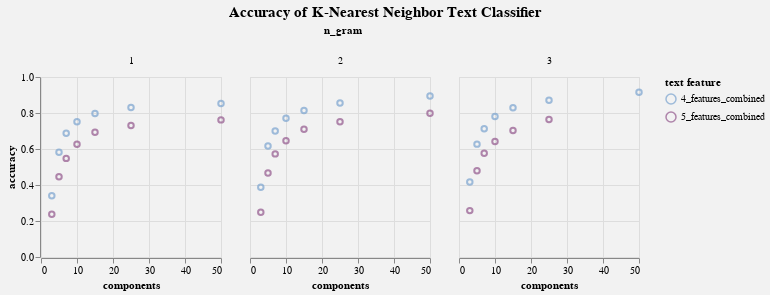

Notebook cell for this chart:
### Code cell
range_ = ["#79A3CE", "#92568B"]

chart_1 = alt.Chart(df).mark_point().encode(
    x='components:Q',
    y='accuracy:Q',
    color=alt.Color('text feature:N',scale=alt.Scale(range=range_))
).properties(
    width=180,
    height=180
).facet(
    column='n_gram:N', title = "Accuracy of K-Nearest Neighbor Text Classifier"
).configure(background='#F2F2F2').configure_title(fontSize=15, offset=5, orient='top', anchor='middle')

chart_2 = alt.Chart(df).mark_point().encode(
    x='components:Q',
    y='macro_f1:Q',
    color='features:N'
).properties(
    width=180,
    height=180, title = "Accuracy of K-Nearest Neighbor Text Classifier"
).facet(
    column='n_gram:N'
)

chart_1

### Figure 1 — Vega-Lite specification as saved in the notebook (floating-point values rounded to 4 significant figures)
{"config": {"view": {"continuousWidth": 400, "continuousHeight": 300}, "background": "#F2F2F2", "title": {"anchor": "middle", "fontSize": 15, "offset": 5, "orient": "top"}}, "data": {"name": "data-b45cd8d44968d76c81af4d5141bb7461"}, "facet": {"column": {"type": "nominal", "field": "n_gram"}}, "spec": {"mark": "point", "encoding": {"color": {"type": "nominal", "field": "text feature", "scale": {"range": ["#79A3CE", "#92568B"]}}, "x": {"type": "quantitative", "field": "components"}, "y": {"type": "quantitative", "field": "accuracy"}}, "height": 180, "width": 180}, "title": "Accuracy of K-Nearest Neighbor Text Classifier", "$schema": "https://vega.github.io/schema/vega-lite/v4.8.1.json", "datasets": {"data-b45cd8d44968d76c81af4d5141bb7461": [{"text feature": "4_features_combined", "components": 3, "n_gram": 2, "accuracy": 0.3874, "macro_f1": 0.1379, "micro_f1": 0.3874, "weighted_f1": 0.3712}, {"text feature": "4_features_combined", "components": 5, "n_gram": 2, "accuracy": 0.6169, "macro_f1": 0.2984, "micro_f1": 0.6169, "weighted_f1": 0.603}, {"text feature": "4_features_combined", "components": 7, "n_gram": 2, "accuracy": 0.6998, "macro_f1": 0.3792, "micro_f1": 0.6998, "weighted_f1": 0.689}, {"text feature": "4_features_combined", "components": 10, "n_gram": 2, "accuracy": 0.7703, "macro_f1": 0.4587, "micro_f1": 0.7703, "weighted_f1": 0.762}, {"text feature": "4_features_combined", "components": 15, "n_gram": 2, "accuracy": 0.8136, "macro_f1": 0.5169, "micro_f1": 0.8136, "weighted_f1": 0.807}, {"text feature": "4_features_combined", "components": 25, "n_gram": 2, "accuracy": 0.8562, "macro_f1": 0.5892, "micro_f1": 0.8562, "weighted_f1": 0.8514}, {"text feature": "5_features_combined", "components": 3, "n_gram": 2, "accuracy": 0.2484, "macro_f1": 0.08327, "micro_f1": 0.2484, "weighted_f1": 0.2383}, {"text feature": "5_features_combined", "components": 5, "n_gram": 2, "accuracy": 0.4661, "macro_f1": 0.1866, "micro_f1": 0.4661, "weighted_f1": 0.453}, {"text feature": "5_features_combined", "components": 7, "n_gram": 2, "accuracy": 0.5729, "macro_f1": 0.2655, "micro_f1": 0.5729, "weighted_f1": 0.5614}, {"text feature": "5_features_combined", "components": 10, "n_gram": 2, "accuracy": 0.646, "macro_f1": 0.3309, "micro_f1": 0.646, "weighted_f1": 0.6354}, {"text feature": "5_features_combined", "components": 15, "n_gram": 2, "accuracy": 0.7099, "macro_f1": 0.3996, "micro_f1": 0.7099, "weighted_f1": 0.7004}, {"text feature": "5_features_combined", "components": 25, "n_gram": 2, "accuracy": 0.7514, "macro_f1": 0.4492, "micro_f1": 0.7514, "weighted_f1": 0.7427}, {"text feature": "4_features_combined", "components": 3, "n_gram": 3, "accuracy": 0.4169, "macro_f1": 0.1502, "micro_f1": 0.4169, "weighted_f1": 0.4005}, {"text feature": "4_features_combined", "components": 5, "n_gram": 3, "accuracy": 0.6271, "macro_f1": 0.3008, "micro_f1": 0.6271, "weighted_f1": 0.6148}, {"text feature": "4_features_combined", "components": 7, "n_gram": 3, "accuracy": 0.7124, "macro_f1": 0.3862, "micro_f1": 0.7124, "weighted_f1": 0.7029}, {"text feature": "4_features_combined", "components": 10, "n_gram": 3, "accuracy": 0.78, "macro_f1": 0.459, "micro_f1": 0.78, "weighted_f1": 0.7725}, {"text feature": "4_features_combined", "components": 15, "n_gram": 3, "accuracy": 0.8286, "macro_f1": 0.5302, "micro_f1": 0.8286, "weighted_f1": 0.8232}, {"text feature": "4_features_combined", "components": 25, "n_gram": 3, "accuracy": 0.8713, "macro_f1": 0.595, "micro_f1": 0.8713, "weighted_f1": 0.8674}, {"text feature": "5_features_combined", "components": 3, "n_gram": 3, "accuracy": 0.2577, "macro_f1": 0.08253, "micro_f1": 0.2577, "weighted_f1": 0.2482}, {"text feature": "5_features_combined", "components": 5, "n_gram": 3, "accuracy": 0.4795, "macro_f1": 0.1886, "micro_f1": 0.4795, "weighted_f1": 0.4672}, {"text feature": "5_features_combined", "components": 7, "n_gram": 3, "accuracy": 0.577, "macro_f1": 0.2597, "micro_f1": 0.577, "weighted_f1": 0.5658}, {"text feature": "5_features_combined", "components": 10, "n_gram": 3, "accuracy": 0.6419, "macro_f1": 0.3226, "micro_f1": 0.6419, "weighted_f1": 0.6313}, {"text feature": "5_features_combined", "components": 15, "n_gram": 3, "accuracy": 0.7027, "macro_f1": 0.3814, "micro_f1": 0.7027, "weighted_f1": 0.6935}, {"text feature": "5_features_combined", "components": 25, "n_gram": 3, "accuracy": 0.7641, "macro_f1": 0.4516, "micro_f1": 0.7641, "weighted_f1": 0.7559}, {"text feature": "4_features_combined", "components": 50, "n_gram": 2, "accuracy": 0.895, "macro_f1": 0.6505, "micro_f1": 0.895, "weighted_f1": 0.8914}, {"text feature": "5_features_combined", "components": 50, "n_gram": 2, "accuracy": 0.7985, "macro_f1": 0.5195, "micro_f1": 0.7985, "weighted_f1": 0.791}, {"text feature": "4_features_combined", "components": 50, "n_gram": 3, "accuracy": 0.9147, "macro_f1": 0.6714, "micro_f1": 0.9147, "weighted_f1": 0.9122}, {"text feature": "4_features_combined", "components": 3, "n_gram": 1, "accuracy": 0.3407, "macro_f1": 0.1222, "micro_f1": 0.3407, "weighted_f1": 0.3256}, {"text feature": "4_features_combined", "components": 5, "n_gram": 1, "accuracy": 0.582, "macro_f1": 0.2824, "micro_f1": 0.582, "weighted_f1": 0.5664}, {"text feature": "4_features_combined", "components": 7, "n_gram": 1, "accuracy": 0.6875, "macro_f1": 0.3789, "micro_f1": 0.6875, "weighted_f1": 0.6751}, {"text feature": "4_features_combined", "components": 10, "n_gram": 1, "accuracy": 0.751, "macro_f1": 0.4563, "micro_f1": 0.751, "weighted_f1": 0.7407}, {"text feature": "4_features_combined", "components": 15, "n_gram": 1, "accuracy": 0.7971, "macro_f1": 0.5179, "micro_f1": 0.7971, "weighted_f1": 0.7885}, {"text feature": "5_features_combined", "components": 3, "n_gram": 1, "accuracy": 0.2369, "macro_f1": 0.0801, "micro_f1": 0.2369, "weighted_f1": 0.2253}, {"text feature": "5_features_combined", "components": 5, "n_gram": 1, "accuracy": 0.4457, "macro_f1": 0.1845, "micro_f1": 0.4457, "weighted_f1": 0.4315}, {"text feature": "5_features_combined", "components": 7, "n_gram": 1, "accuracy": 0.5479, "macro_f1": 0.2536, "micro_f1": 0.5479, "weighted_f1": 0.5359}, {"text feature": "5_features_combined", "components": 10, "n_gram": 1, "accuracy": 0.6264, "macro_f1": 0.3254, "micro_f1": 0.6264, "weighted_f1": 0.6143}, {"text feature": "5_features_combined", "components": 15, "n_gram": 1, "accuracy": 0.6926, "macro_f1": 0.3999, "micro_f1": 0.6926, "weighted_f1": 0.6814}, {"text feature": "4_features_combined", "components": 25, "n_gram": 1, "accuracy": 0.8304, "macro_f1": 0.5774, "micro_f1": 0.8304, "weighted_f1": 0.8235}, {"text feature": "5_features_combined", "components": 25, "n_gram": 1, "accuracy": 0.7306, "macro_f1": 0.4519, "micro_f1": 0.7306, "weighted_f1": 0.7201}, {"text feature": "4_features_combined", "components": 50, "n_gram": 1, "accuracy": 0.8533, "macro_f1": 0.6115, "micro_f1": 0.8533, "weighted_f1": 0.8473}, {"text feature": "5_features_combined", "components": 50, "n_gram": 1, "accuracy": 0.7618, "macro_f1": 0.5007, "micro_f1": 0.7618, "weighted_f1": 0.7522}]}}
